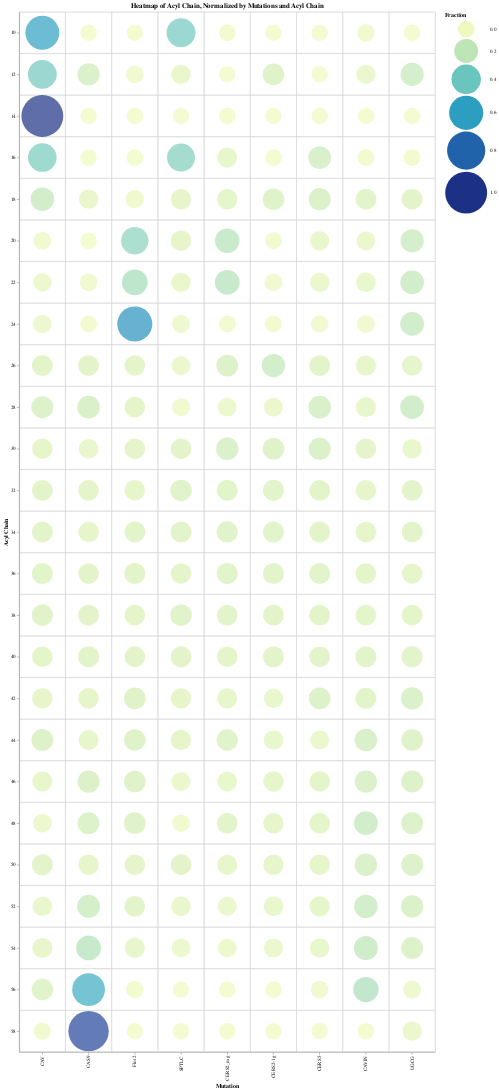

Notebook source saved alongside this figure:
### Code cell
bubble_heatmap(cmap, df_cl, var_type='ordinal', cmap_domain=[0,1])

### Figure 1 — Vega-Lite specification as saved in the notebook (floating-point values rounded to 4 significant figures; data arrays with more than 128 entries replaced by an {"elided": "..."} marker saying what was removed)
{"config": {"view": {"continuousWidth": 300, "continuousHeight": 300}, "background": "white"}, "layer": [{"mark": {"type": "rect", "fill": null, "stroke": "lightgray"}, "encoding": {"x": {"field": "Mutation", "sort": null, "type": "nominal"}, "y": {"field": "Acyl Chain Length", "sort": null, "type": "ordinal"}}, "title": "Heatmap of Acyl Chain, Normalized by Mutations and Acyl Chain"}, {"mark": {"type": "circle"}, "encoding": {"color": {"field": "Fraction", "scale": {"scheme": "yellowgreenblue", "domain": [0, 1]}, "type": "quantitative"}, "size": {"field": "Fraction", "scale": {"domain": [0, 1], "range": [1000, 6500]}, "type": "quantitative"}, "tooltip": [{"field": "Mutation", "type": "nominal"}, {"field": "Acyl Chain Length", "type": "quantitative"}, {"field": "Fraction", "type": "quantitative"}], "x": {"field": "Mutation", "sort": null, "type": "nominal"}, "y": {"field": "Acyl Chain Length", "sort": null, "title": "Acyl Chain", "type": "ordinal"}}}], "data": {"name": "data-2d2940ebbf5289f1178bf7790c5afb51"}, "height": 2222.0, "width": 800, "$schema": "https://vega.github.io/schema/vega-lite/v5.16.3.json", "datasets": {"data-2d2940ebbf5289f1178bf7790c5afb51": {"elided": "225 records"}}}
